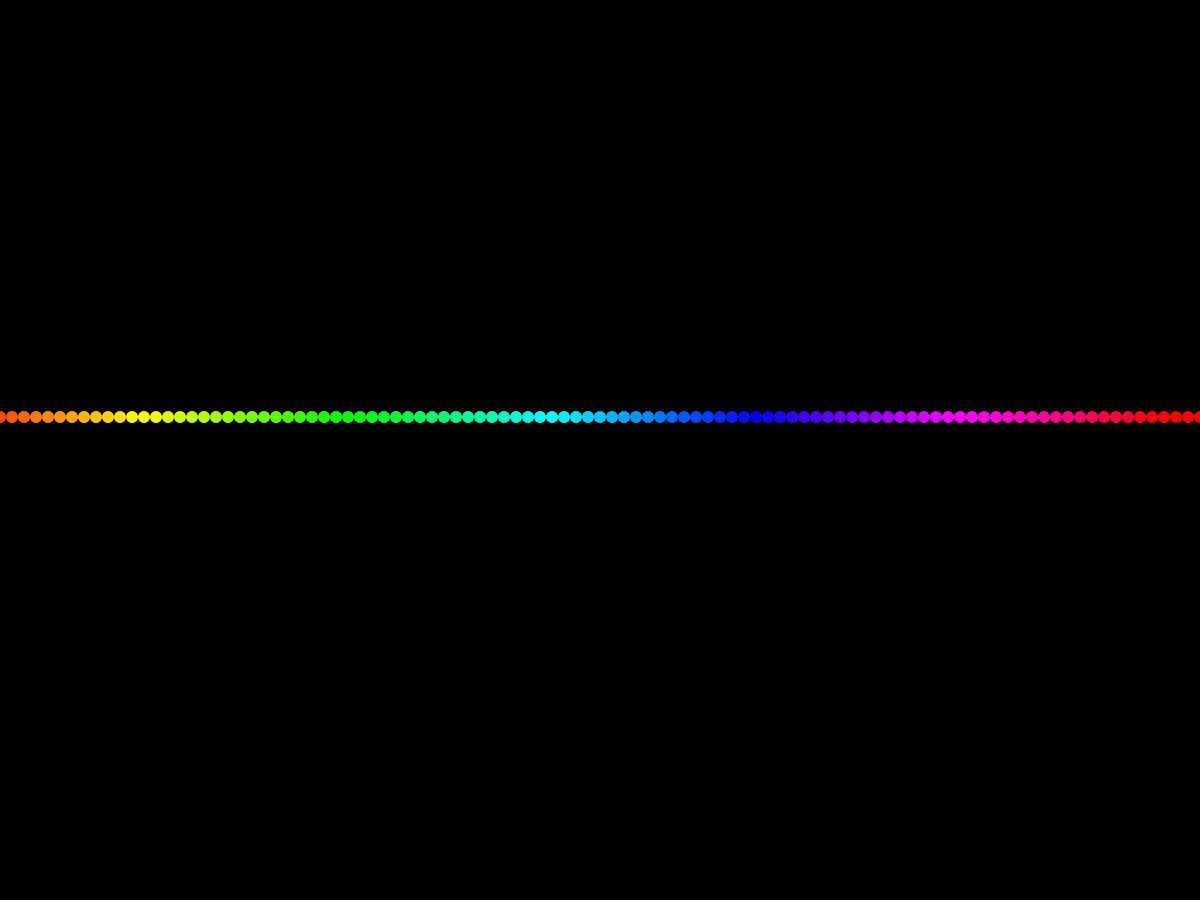
Frame 1 (no input)
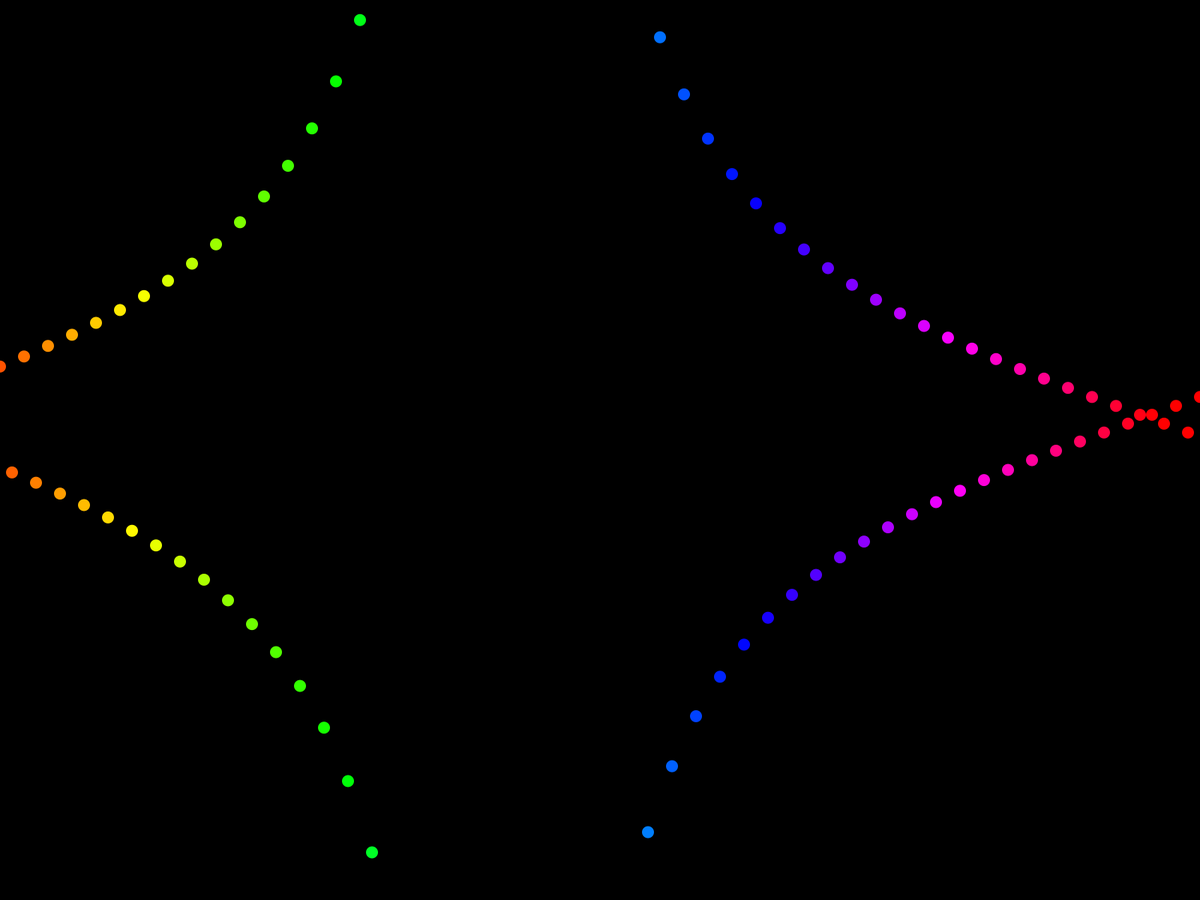
Frame 60 (the mouse pressed at the canvas centre just before this capture)
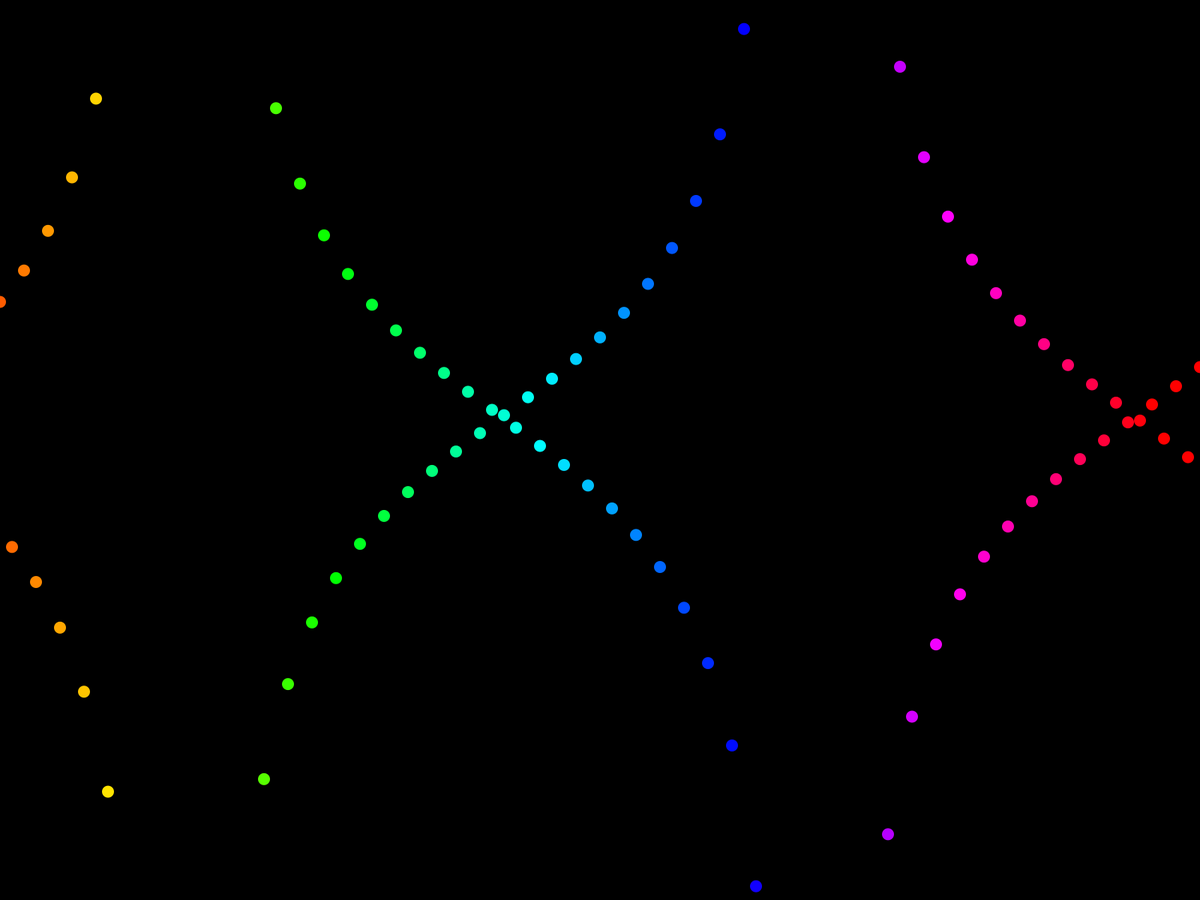
Frame 120 (the mouse held since frame 60 and released just before this capture)

The Processing sketch that drew these frames (run headless with seeded random() and noise(); from frame 60 on, the mouse is pressed at the canvas centre):

// Processing sketch: Tan_Wave_Alternating
// ── Tan_Wave_Alternating.pde
float ypos = 0;

int time = 0;

void setup() {

  fullScreen();

  noStroke();
  colorMode(HSB);
}

void draw() {

  background(0);

  for (float i = 0; i < 150; i += 2) {

    ypos = tan((i+10)*time/2000)*200+256;

    fill((time + i*100)/40 % 330+10, 255, 255);

    ellipse(16*(i-1), height/4+ypos, 16, 16);

  }
  for (float j = 1; j < 150; j += 2) {

    ypos = tan((j+10)*time/2000)*-200+256;

    fill((time + j*100)/40 % 330+10, 255, 255);

    ellipse(16*(j-1), height/4+ypos, 16, 16);

  }
  time ++;
}
